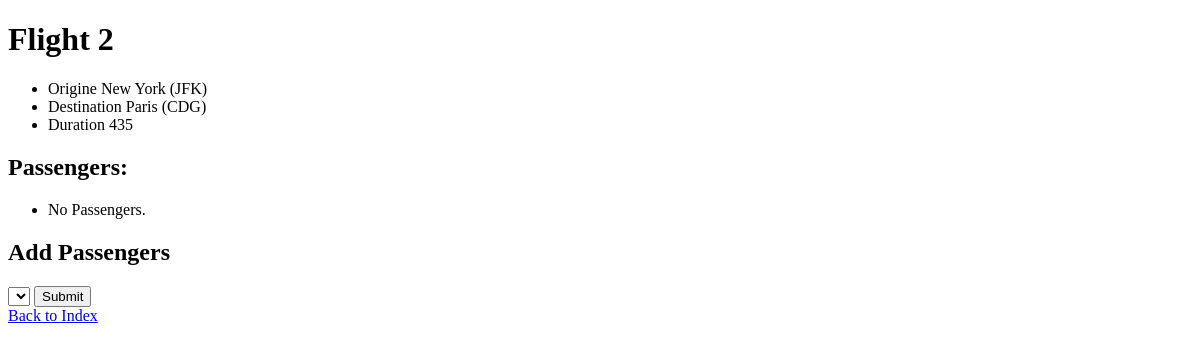
Before: /flights/2/ with the older database file.
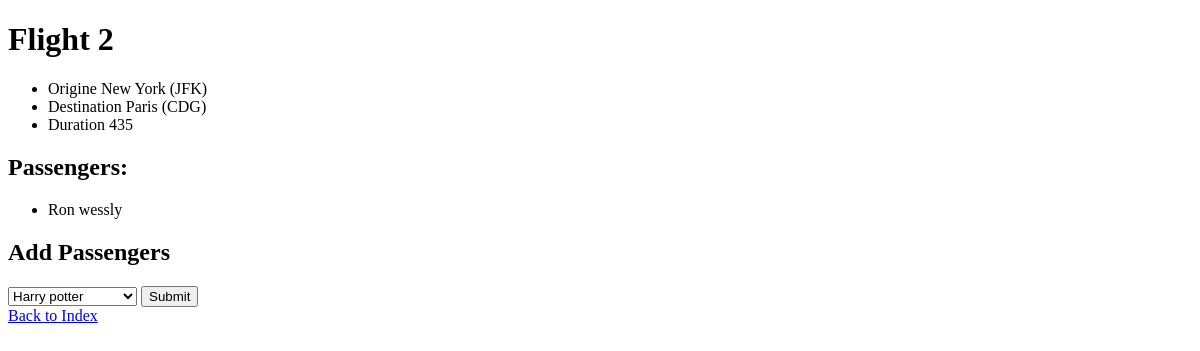
After: the same page with the newer database file.
### flights/models.py (models this page shows)
class Passenger(models.Model):
    first = models.CharField(max_length=64)
    last = models.CharField(max_length=64)
    flights = models.ManyToManyField(
        Flight, blank=True, related_name="passengers")
    def __str__(self):
        return f"{self.first} {self.last}"

### flights/views.py (the view)
# urls.py: path('<int:flight_id>/', views.flight, name='flight'),
def flight(request, flight_id):
    flight = Flight.objects.get(id=flight_id)
    passengers = flight.passengers.all()
    non_passengers = Passenger.objects.exclude(flights=flight).all()
    return render(request, "flights/flight.html", {
        "flight": flight,
        "passengers": passengers,
        "non_passengers": non_passengers
    })

### flights/models.py (called while the page is built)
    def __str__(self):
        return f"{self.city} ({self.code})"

### flights/templates/flights/flight.html (shortened to what this page needs)
{% extends 'flights/layout.html' %}
{%block body%}
<h1>Flight {{flight.id}}</h1>
<ul>
    <li>Origine {{flight.origin}}</li>
    <li>Destination {{flight.destination}}</li>
    <li>Duration {{flight.duration}}</li>
</ul>
<h2>Passengers:</h2>
<ul>
    {% for passenger in passengers %}
        <li>{{ passenger }}</li>
    {% empty %}
        <li>No Passengers.</li>
    {% endfor %}
</ul>
<h2>Add Passengers</h2>
<form action="{% url 'book' flight.id %}" method="post">
    <select name="passenger" id="">
        {% for passenger in non_passengers %}
            <option value="{{ passenger.id }}">{{ passenger }}</option>
        {% endfor %}
    </select>
    <input type="submit">
</form>
<a href="{% url  'index' %}">Back to Index</a>
{%endblock%}

Changed rows visible on the page:
added Passenger: first+last "Ron wessly"
Other visible differences:
form field passenger: (not shown) → "Harry potter"
text no longer shown: "No Passengers."
